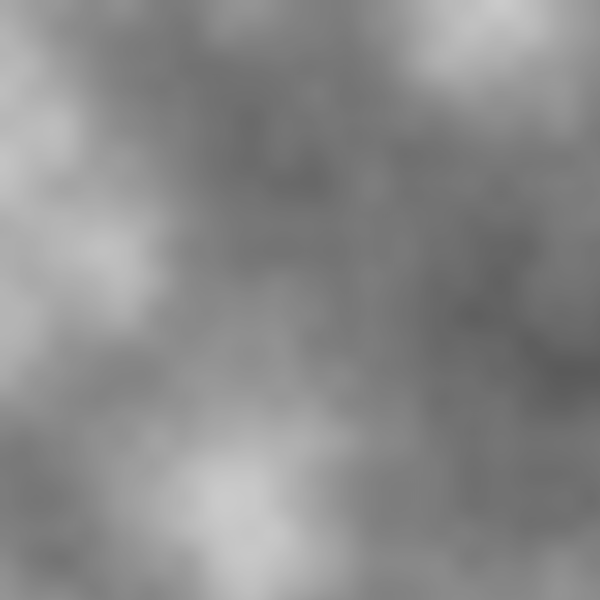
Frame 1 (no input)
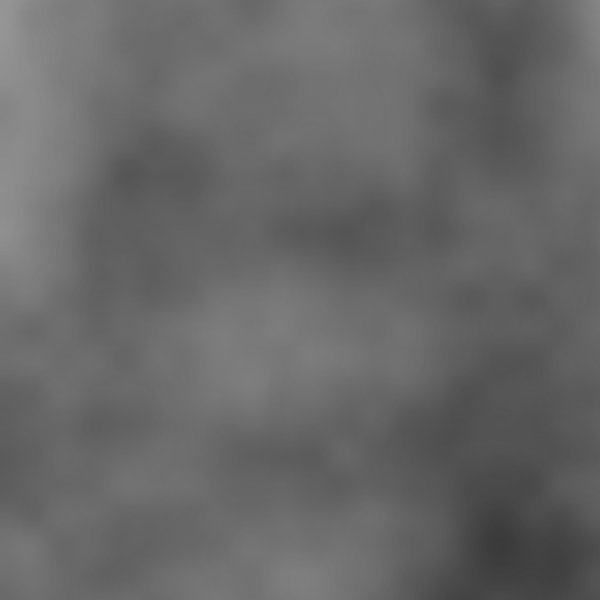
Frame 60 (the mouse pressed at the canvas centre just before this capture)
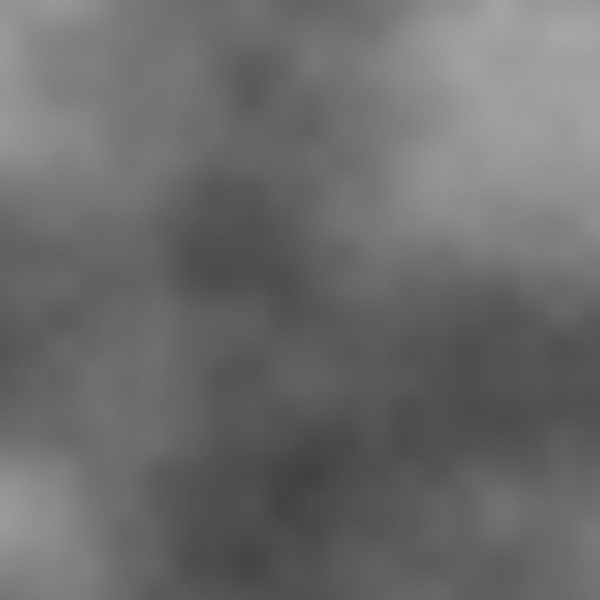
Frame 120 (the mouse held since frame 60 and released just before this capture)

The Processing sketch that drew these frames (run headless with seeded random() and noise(); from frame 60 on, the mouse is pressed at the canvas centre):

// Processing sketch: processing_169981
// ── processing_169981.pde

  float xnoise =0, ynoise =0, inc =0.004;
  float znoise=0;
void setup(){
  size(600,600);

}

void mouseClicked(){
  fill (255);
  float angleInc = PI/28;
  float angle =0;
  for (int offset = -10; offset<width+10; offset+=20){
    for (int y=0; y<height; y+=2){
      float x= offset + 2*sin(angle);
      ellipse(x,y,10,30);
      stroke(75);
      angle+=angleInc;
    }
    angle +=PI;
  }
}
void draw() {
  for (int y =0; y<height; y++){
    for (int x=0; x<width; x++){
      
     float r= noise(xnoise, ynoise, znoise)*255;
     stroke(r);
     point(x,y);
     xnoise=xnoise +inc;
    }
    xnoise =0;
    ynoise=ynoise+inc;
  }
  znoise+=0.1;
}
